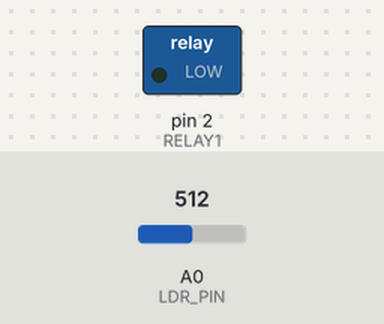
Simulated run of this sketch. Board: Arduino Uno, built with avr-gcc and run on an emulated ATmega328P. On the bench: switched loads named in the sketch (green lamp = pin HIGH). The inputs (shaded band) are chosen by the test bench; at power-on: A0 (LDR_PIN) = 512. What the sketch prints to the serial monitor is not drawn.

Above: at 1.3 s.
1.4 s: A0 (LDR_PIN) set to 16
2.9 s: A0 (LDR_PIN) set to 13
At 3.8 s:
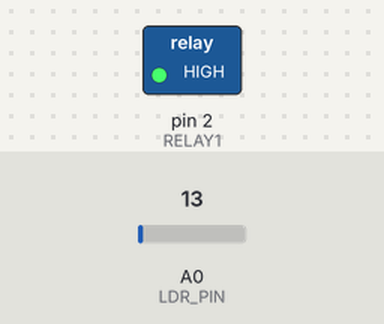
Timing chart, 0 to 5.9 s (numbered marks = the images above; inputs shaded):
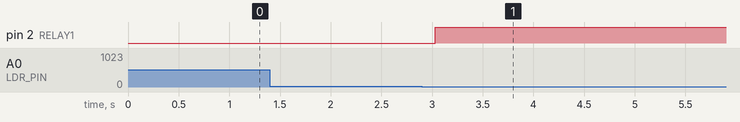

Measured:
- the behaviour switches between 15 and 14 on A0 (LDR_PIN) (found by bisection; images 0 and 1)
- after the input at 1.4 s, every drawn part: stays the same
- after the input at 2.9 s, pin 2 (RELAY1): LOW → HIGH after 0.13 s

The sketch:

006_LDR.ino
```cpp
// v1.1 - Rahul B.
// LDR with Relay Control
// Relay turns ON when below threshold AND LDR detects darkness

// --- Pin Definitions ---
#define LDR_PIN     A0        // Analog pin connected to LDR
#define RELAY1      2         // Relay control pin

const int LDR_DARK_THRESHOLD = 15;         // Lower values = darker (adjust as needed)

void setup() {
  Serial.begin(9600);

  // Setup pins
  pinMode(LDR_PIN, INPUT);
  pinMode(RELAY1, OUTPUT);

  // Ensure relay is off initially
  digitalWrite(RELAY1, LOW);

  Serial.println("🔧 System Initialized - Rahul B. v1.1");
}

void loop() {
  // --- Read LDR value ---
  int ldrValue = analogRead(LDR_PIN);

  // --- Debugging Output ---
  Serial.print("🌑 LDR: ");
  Serial.println(ldrValue);

  if (ldrValue < LDR_DARK_THRESHOLD) {
      digitalWrite(RELAY1, HIGH);
      Serial.println("✅ Object detected & Dark: Relay ON");
      Serial.println("✅ wait for 5 secs");
      delay(5000);
    }
    else {
      digitalWrite(RELAY1, LOW);
      Serial.println("ℹ️ Condition not met: Relay OFF");
    }

  delay(500);  // Wait 1 second
}
```
